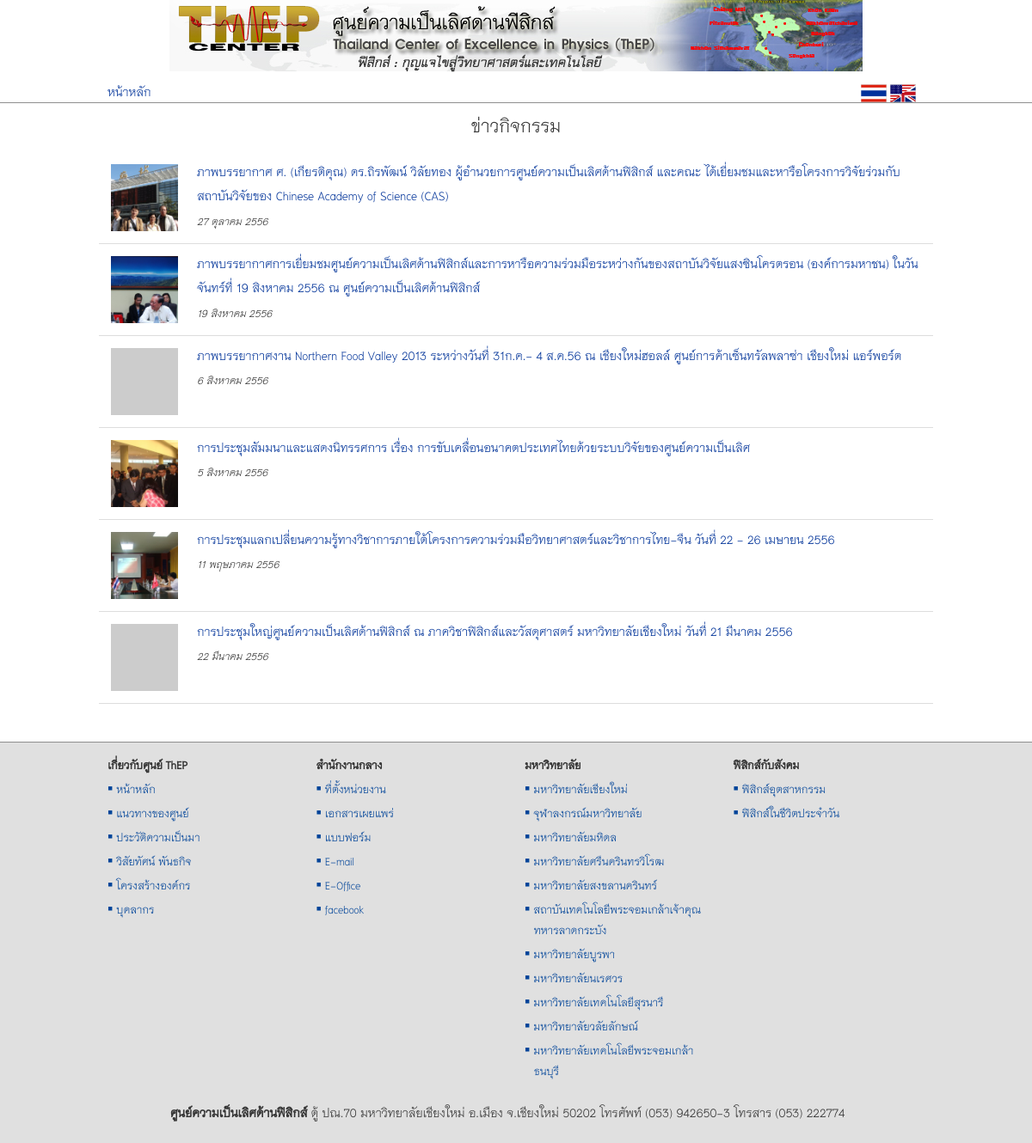
The app's page /views/activity-news.php with its own data.
### tables this page shows
CREATE TABLE `tb_news` (
  `id` int(11) NOT NULL auto_increment,
  `type` varchar(255) NOT NULL,
  `title` varchar(255) NOT NULL,
  `title_en` varchar(255) NOT NULL,
  `date` varchar(255) NOT NULL,
  `featured_img` varchar(255) NOT NULL,
  `content_short` text NOT NULL,
  `content_short_en` text NOT NULL,
  `content_long` text NOT NULL,
  `content_long_en` text NOT NULL,
  `new` char(1) NOT NULL,
  `picture` varchar(255) NOT NULL,
  `gallery_id` varchar(255) NOT NULL,
  `modified` varchar(255) NOT NULL,
  PRIMARY KEY  (`id`)
);

### src/views/activity-news.php (the view, shortened to what this page needs)
<?php
require_once '../system/system.php';
?>
<link rel="stylesheet" href="<?php plugins('lightbox2.6/lightbox/css/lightbox.css'); ?>">
<link href="../plugins/jqueryui/jquery-ui-1.10.3/themes/base/jquery-ui.css" rel="stylesheet" />
</head>
<body>
    <div class="container">
        <div class="row"  id="show-news">
            <?php
            if ($_GET['news_id']) {
                $news_id = $_GET['news_id'];
                $sql = "SELECT * FROM tb_news WHERE id = $news_id;";
                $result = mysql_query($sql);
                $n = mysql_fetch_array($result);
                ?>
                <div class="col-sm-9 col-md-9">
                    <?php
                    admin('<p><a id="edit-news" style="cursor: pointer; font-weight: bold;"><span class="glyphicon glyphicon-wrench"></span> Edit</a></p>');
                    ?>
                    <script>
                        $(function() {
                            $('#edit-news').click(function() {
                                $(document).ajaxStart(function() {
                                    $('#show-news').html("<div class=\"span12 text-center\" ><img src='../images/demo_wait.gif' /></div>");
                                });
                                $.get("<?php controll('edit-activity-news'); ?>", {edit_news: "<?php echo $n['id']; ?>"},
                                function(data) {
                                    $('#show-news').html(data);
                                }
                                );
                            });
                        });
                    </script>
                    <?php
                    echo '
            <div id="news-' . $n['id'] . '">
                <h2>' . htmlspecialchars_decode($n['title']) . '</h2>
                <p class="fg-color-green"><small><em>' . thai_date($n['date']) . '</small></em></p>
                ' . htmlspecialchars_decode($n['content_long']) . '
            </div>';
                    ?>
                    <p>&nbsp;</p>
                    <div>
                        <div class="image-set">
                            <?php
                            $sql_p = "SELECT * FROM tb_picture WHERE gallery_id = {$n['gallery_id']};";
                            $result_p = mysql_query($sql_p);
                            if (!empty($result_p)) {
                                $no_p = mysql_num_rows($result_p);
                                $i = 0;
                                while ($p = mysql_fetch_array($result_p)) {
                                    $i++;
                                    echo '
                    <a class="pic-link" href="../img/picture/' . $p['name'] . '" data-lightbox="gal-' . $n['gallery_id'] . '" title="' . $p['caption'] . '">
                        <img class="example-image" src="../images/pixel-vfl3z5WfW.gif" alt="image ' . $i . ' 0f ' . $no_p . ' thumb"
                            style="vertical-align: middle;
                            background: no-repeat white url(../img/picture/' . $p['name'] . ') -50px 0;
                            background-size: 240px auto;
                            width: 160px;
                            height: 160px;">
                    </a>
                        ';
                                }
                                ?>
                            </div>
                            <p>จำนวนทั้งหมด <?php echo $no_p; ?> ภาพ</p>
    <?php }    ?>
                        <p>&nbsp;</p>
                        <p><a href="home.php">กลับหน้าหลัก</a> | <a href="activity-news.php">ไปหน้าข่าวกิจกรรม</a></p>
                    </div>
                </div>
                <div class="col-sm-3 col-md-3">
                    <h3 class="text-center">ข่าวกิจกรรมย้อนหลัง</h3>
                    <?php
                    $sql_etc = "SELECT * FROM tb_news
                        WHERE type = 'activity'
                        ORDER BY date DESC
                        LIMIT 4;";
                    $re_etc = mysql_query($sql_etc);
                    while ($etc = mysql_fetch_array($re_etc)) {
                        echo '
                    <p><a href="' . $etc['type'] . '-news.php?news_id=' . $etc['id'] . '">' . htmlspecialchars_decode($etc['title']) . '</a></p>
                    <hr>
                    ';
                    }
                    ?>
                    <a class="all-title" href="activity-news.php"><em>หัวข้อข่าวทั้งหมด</em></a>
                </div>
                <?php
            } else {
                ?>
                <h2 class="text-center">ข่าวกิจกรรม</h2>
                <?php
                $sql_act = "SELECT * FROM tb_news
                WHERE type = 'activity'
                ORDER BY date DESC;
            ";
                $re_act = mysql_query($sql_act);
                ?>
                <table class="table">
                    <?php
                    if (!empty($re_act)) {
                        while ($a = mysql_fetch_array($re_act)) {
                            echo '
                                <tr>
                                    <td><a href="activity-news.php?news_id=' . $a['id'] . '">
                             ';
                            $sql_pic = "SELECT * FROM tb_picture
                            WHERE gallery_id = {$a['gallery_id']}
                            ORDER BY id;
                        ";
                            $re_pic = mysql_query($sql_pic);
                            if (!empty($re_pic)) {
                                $pic = mysql_fetch_array($re_pic);
                            }
                            echo '
                                            <img class="example-image" src="../images/pixel-vfl3z5WfW.gif" alt="image ' . $i . ' 0f ' . $no_p . ' thumb"
                            style="vertical-align: middle;
                            background:no-repeat #ccc url(../img/picture/' . $pic['name'] . ') -40px 0;
                            background-size: 132px auto;
                            width: 86px;
                            height: 86px;">
                                    </a>
                                    </td>
                                    <td><a href="activity-news.php?news_id=' . $a['id'] . '">' . $a['title'] . '</a><br>
                                        <small><em>' . thai_date($a['date']) . '</em></small></td>
                                </tr>
                                    ';
                        }
                    } else {
                        echo '<tr><td>ขออภัยไม่พบข้อมูล</td></tr>';
                    }
                    ?>
                </table>
            <?php
        }
        ?>
        </div>
    </div>
</body>
</html>

### src/themes/assets/css/docs.css (style rules this page uses)
body { position: relative; padding-top: 50px; }

### src/style/main.css (style rules this page uses)
body { margin: 0; padding: 0; width: 100%; background-color: #FFF; font-family: 'TH Niramit AS'; font-size: 20px; line-height: 24px; color: #333; }
h1, h2, h3, h4, h5, h6, .h1, .h2, .h3, .h4, .h5, .h6 { font-family: 'TH Niramit AS'; font-weight: 400; }
a { text-decoration: none; color: #003399; }
td { padding-left: 10px; padding-right: 10px; }
h1, h2, h3 { margin-top: 10px; margin-bottom: 8px; }
table { margin: auto; margin-top: 15px; }
@media (min-width: 1200px) { .container { max-width: 100%; } }
@media (min-width: 1200px) { .container > .row, footer > .row { width: 970px; margin: auto; } }

### src/views/activity-news.php (style rules this page uses)
.example-image { -webkit-border-radius: 2px; -moz-border-radius: 2px; -ms-border-radius: 2px; -o-border-radius: 2px; border-radius: 2px; margin: 2px 2px; border: 4px #FFFFFF solid; }
.table tbody>tr>td { border-top : none; border-bottom: solid 1px #ddd; }

### records on screen
tb_news: title "ภาพบรรยากาศ ศ. (เกียรติคุณ) ดร.ถิรพัฒน์ วิลัยทอง ผู้อำนวยการศูนย์ความเป็นเลิศด้านฟิสิกส์ และคณะ ได้เยี่ยมชมและหารือโครงการวิจัยร่วมกับสถาบันวิจัยของ Chinese Academy of Science (CAS)", date "27 ตุลาคม 2556"
tb_news: title "ภาพบรรยากาศการเยี่ยมชมศูนย์ความเป็นเลิศด้านฟิสิกส์และการหารือความร่วมมือระหว่างกันของสถาบันวิจัยแสงซินโครตรอน (องค์การมหาชน) ในวันจันทร์ที่ 19 สิงหาคม 2556 ณ ศูนย์ความเป็นเลิศด้านฟิสิกส์", date "19 สิงหาคม 2556"
tb_news: title "ภาพบรรยากาศงาน Northern Food Valley 2013 ระหว่างวันที่ 31ก.ค.- 4 ส.ค.56 ณ เชียงใหม่ฮอลล์ ศูนย์การค้าเซ็นทรัลพลาซ่า เชียงใหม่ แอร์พอร์ต", date "6 สิงหาคม 2556"
tb_news: title "การประชุมสัมมนาและแสดงนิทรรศการ เรื่อง การขับเคลื่อนอนาคตประเทศไทยด้วยระบบวิจัยของศูนย์ความเป็นเลิศ", date "5 สิงหาคม 2556"
tb_news: title "การประชุมแลกเปลี่ยนความรู้ทางวิชาการภายใต้โครงการความร่วมมือวิทยาศาสตร์และวิชาการไทย-จีน วันที่ 22 - 26 เมษายน 2556", date "11 พฤษภาคม 2556"
tb_news: title "การประชุมใหญ่ศูนย์ความเป็นเลิศด้านฟิสิกส์ ณ ภาควิชาฟิสิกส์และวัสดุศาสตร์ มหาวิทยาลัยเชียงใหม่ วันที่ 21 มีนาคม 2556", date "22 มีนาคม 2556"
